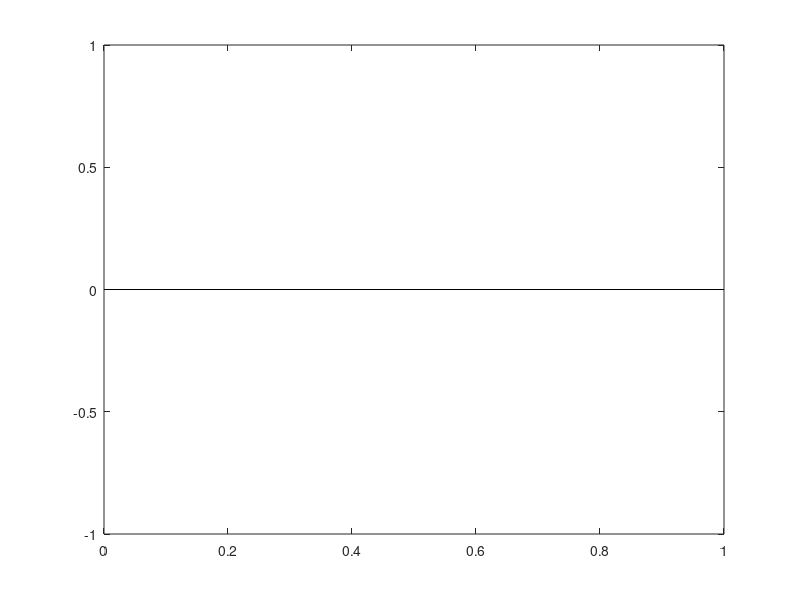

Write MATLAB code to recreate this figure. (Note: this script raises an error after producing the figure.)
addpath('../matlab');

%=========================================================================%
%                                                                         %
%  Autors: Enrico Bertolazzi                                              %
%          Department of Industrial Engineering                           %
%          University of Trento                                           %
%          enrico.bertolazzi@unitn.it                                     %
%          m.fregox@gmail.com                                             %
%                                                                         %
%=========================================================================%
% Driver test program to check Clothoids lib                              %
%=========================================================================%

%format long;
%addpath(fullfile(pwd,'matlab2tikz','src'));
%addpath('tools');

close all;

p=[0,1;0,0]; u=[0.5,-0.1;-0.25,0.5];
plot(p(1,:),p(2,:),'k');
hold on
biarc = rscvn(p,u); breaks = fnbrk(biarc,'b');
fnplt(biarc,breaks(1:2),'b',3), fnplt(biarc,breaks(2:3),'r',3);
vd = fntlr(biarc,2,breaks);
quiver(vd(1,:),vd(2,:),vd(4,:),-vd(3,:)),
hold off

title('Matlab Manual');

set(gca,'DataAspectRatio',[1,1,1]);
set(gca,'XTick',[-2,-1.5,-1,-0.5,0,0.5,1,1.5,2]);
set(gca,'XTickLabel',{'$-2$','$-1.5$','$-1$','$-0.5$','$0$','$0.5$','$1$','$1.5$','$2$'});
set(gca,'YTick',[-2,-1.5,-1,-0.5,0,0.5,1,1.5,2]);
set(gca,'YTickLabel',{'$-2$','$-1.5$','$-1$','$-0.5$','$0$','$0.5$','$1$','$1.5$','$2$'});

% to produce tikz figure
if false
  matlab2tikz('figure0.tex', ...
              'standalone',true, ...
              'extraaxisoptions',{'xlabel style={font=\LARGE}','ylabel style={font=\LARGE}','ticklabel style={font=\LARGE}'}, ...
              'extraTikzpictureOptions',{'cap=round'}); 
end


